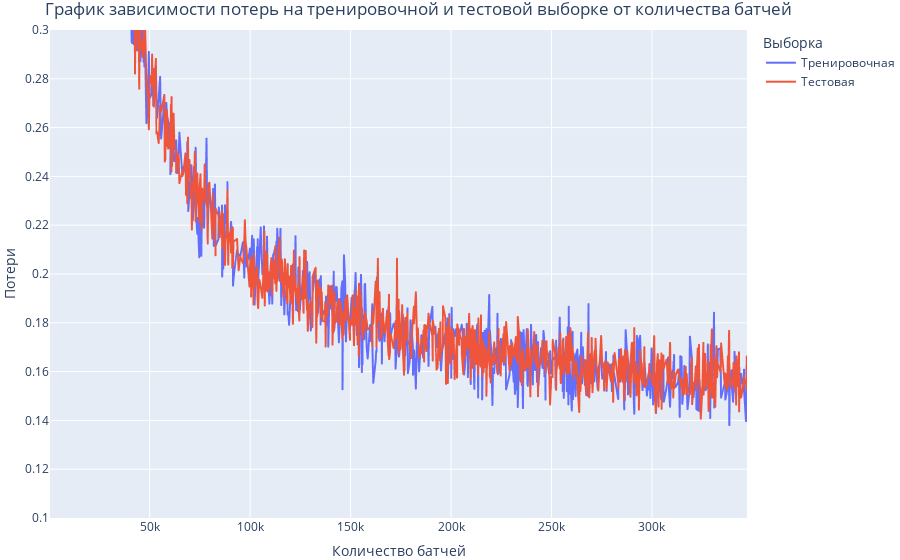

The cell this chart's notebook holds for it:
### Code cell
fig = px.line(df,x='Step',y='Value',color='Выборка')
fig.update_yaxes(range=[0.1, 0.3])
fig.update_xaxes(range=[40000, df[['Step']].iloc[-1]])
fig.update_layout(title="График зависимости потерь на тренировочной и тестовой выборке от количества батчей",
                  xaxis_title="Количество батчей",
                  yaxis_title="Потери",
                  margin=dict(l=0, r=0, t=30, b=0))
fig.show()
#px.scatter(train_loss,x="Step",y="Value")
# px.scatter(test_loss, x="Step",y="Value")

### Figure 1 — Plotly figure (JSON) as saved in the notebook; plotly's stock layout.template omitted (floating-point values rounded to 4 significant figures; data arrays with more than 128 entries replaced by an {"elided": "..."} marker saying what was removed)
{"data": [{"hovertemplate": "Выборка=Тренировочная<br>Step=%{x}<br>Value=%{y}<extra></extra>", "legendgroup": "Тренировочная", "line": {"color": "#636efa", "dash": "solid"}, "mode": "lines", "name": "Тренировочная", "showlegend": true, "type": "scattergl", "x": {"elided": "1000 int values"}, "xaxis": "x", "y": {"elided": "1000 float values"}, "yaxis": "y"}, {"hovertemplate": "Выборка=Тестовая<br>Step=%{x}<br>Value=%{y}<extra></extra>", "legendgroup": "Тестовая", "line": {"color": "#EF553B", "dash": "solid"}, "mode": "lines", "name": "Тестовая", "showlegend": true, "type": "scattergl", "x": {"elided": "1000 int values"}, "xaxis": "x", "y": {"elided": "1000 float values"}, "yaxis": "y"}], "layout": {"legend": {"title": {"text": "Выборка"}, "tracegroupgap": 0}, "margin": {"b": 0, "l": 0, "r": 0, "t": 30}, "title": {"text": "График зависимости потерь на тренировочной и тестовой выборке от количества батчей"}, "xaxis": {"anchor": "y", "domain": [0, 1], "range": [40000, [347300]], "title": {"text": "Количество батчей"}}, "yaxis": {"anchor": "x", "domain": [0, 1], "range": [0.1, 0.3], "title": {"text": "Потери"}}}}
